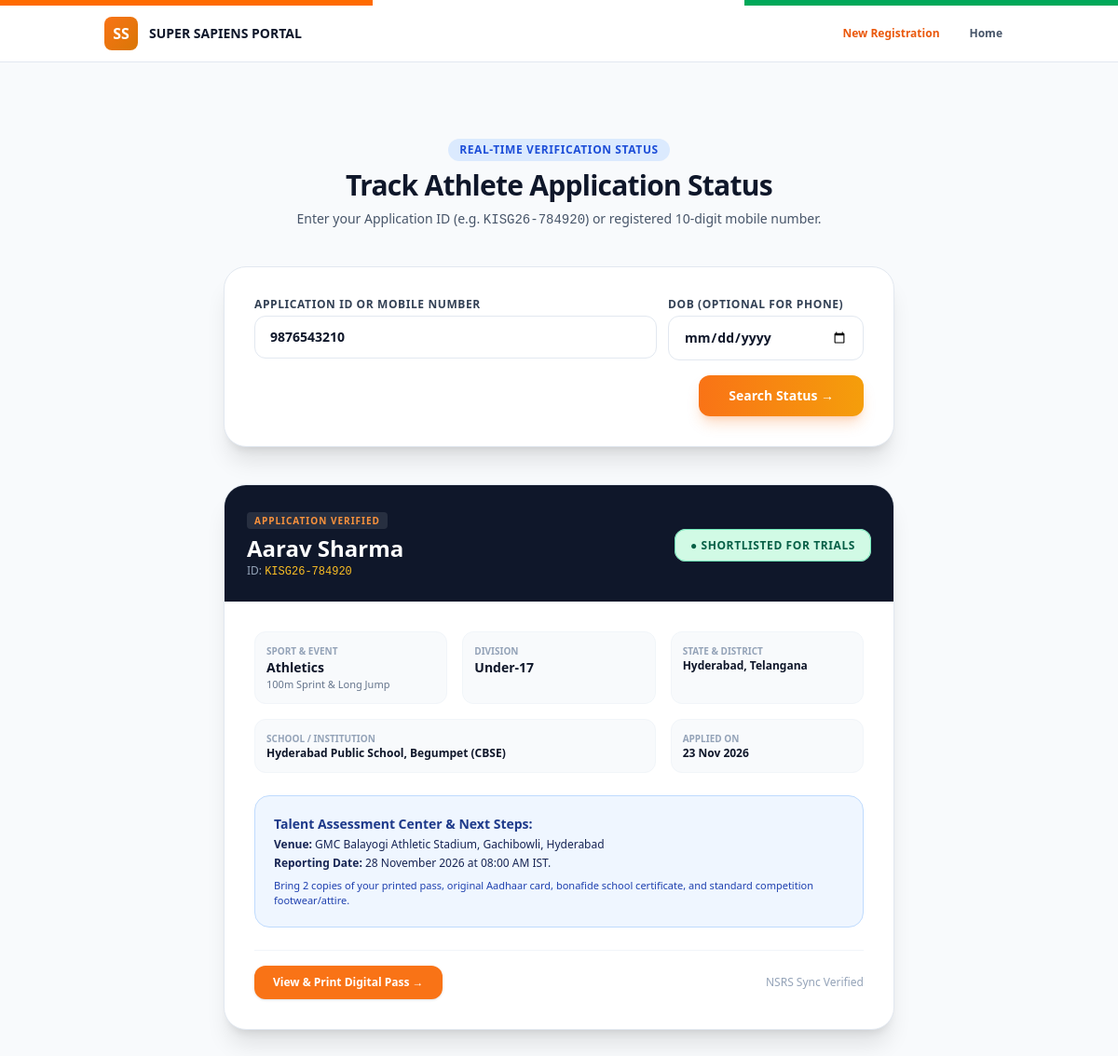
Screenshot of /status.php?app_id=9876543210 with the database file from the repository.
### tables this page shows
CREATE TABLE `athletes` (
  `id` INT UNSIGNED NOT NULL AUTO_INCREMENT,
  `application_id` VARCHAR(32) NOT NULL,
  `full_name` VARCHAR(120) NOT NULL,
  `dob` DATE NOT NULL,
  `gender` ENUM('Male', 'Female', 'Other') NOT NULL,
  `category` ENUM('General', 'OBC', 'SC', 'ST', 'EWS') DEFAULT 'General',
  `aadhaar_hash` CHAR(64) NOT NULL,
  `guardian_name` VARCHAR(120) NOT NULL,
  `phone` VARCHAR(20) NOT NULL,
  `email` VARCHAR(120) NOT NULL,
  `state` VARCHAR(80) NOT NULL,
  `district` VARCHAR(80) NOT NULL,
  `school_name` VARCHAR(200) NOT NULL,
  `board` VARCHAR(50) NOT NULL,
  `age_category` ENUM('Under-14', 'Under-17', 'Under-21') NOT NULL,
  `sport_discipline` VARCHAR(80) NOT NULL,
  `sub_event` VARCHAR(120) NOT NULL,
  `playing_experience` TINYINT UNSIGNED DEFAULT 1,
  `qualification_level` VARCHAR(80) NOT NULL,
  `achievement_details` TEXT DEFAULT NULL,
  `coach_name` VARCHAR(120) DEFAULT NULL,
  `coach_phone` VARCHAR(20) DEFAULT NULL,
  `certificate_no` VARCHAR(80) DEFAULT NULL,
  `status` ENUM('Under Review', 'Verified', 'Shortlisted for Trials', 'Selected for Scholarship', 'Rejected') DEFAULT 'Under Review',
  `trial_venue` VARCHAR(180) DEFAULT NULL,
  `trial_date` DATE DEFAULT NULL,
  `talent_score` DECIMAL(4,1) DEFAULT 88.5,
  `avatar_icon` VARCHAR(10) DEFAULT '🏃',
  `created_at` TIMESTAMP NOT NULL DEFAULT CURRENT_TIMESTAMP,
  `updated_at` TIMESTAMP NOT NULL DEFAULT CURRENT_TIMESTAMP ON UPDATE CURRENT_TIMESTAMP,
  PRIMARY KEY (`id`),
  UNIQUE KEY `uk_application_id` (`application_id`),
  UNIQUE KEY `uk_aadhaar_hash` (`aadhaar_hash`),
  KEY `idx_sport_discipline` (`sport_discipline`),
  KEY `idx_state_district` (`state`, `district`),
  KEY `idx_status` (`status`),
  KEY `idx_phone_dob` (`phone`, `dob`)
);

### config.php (called while the page is built, shortened)
<?php
function clean_input($data) {
    $data = trim($data);
    $data = stripslashes($data);
    $data = htmlspecialchars($data, ENT_QUOTES, 'UTF-8');
    return $data;
}

### status.php (the view, shortened to what this page needs)
<?php
require_once __DIR__ . '/config.php';
$search_query = clean_input($_GET['query'] ?? $_GET['app_id'] ?? '');
$dob_query    = clean_input($_GET['dob'] ?? '');
$athlete      = null;
if (!empty($search_query)) {
    try {
        if (strpos($search_query, 'KISG26-') === 0 || strlen($search_query) === 13) {
            $stmt = $pdo->prepare("SELECT * FROM athletes WHERE application_id = :query LIMIT 1");
            $stmt->execute([':query' => $search_query]);
            $athlete = $stmt->fetch();
        } else {
            $clean_phone = preg_replace('/\D/', '', $search_query);
            if (!empty($dob_query)) {
                $stmt = $pdo->prepare("SELECT * FROM athletes WHERE phone = :phone AND dob = :dob LIMIT 1");
                $stmt->execute([':phone' => $clean_phone, ':dob' => $dob_query]);
            } else {
                $stmt = $pdo->prepare("SELECT * FROM athletes WHERE phone = :phone LIMIT 1");
                $stmt->execute([':phone' => $clean_phone]);
            }
            $athlete = $stmt->fetch();
        }
    } catch (Exception $e) {
        $error_msg = "Database lookup error: " . $e->getMessage();
    }
}
?>
<!DOCTYPE html>
<html lang="en">
<head>
  <script src="https://cdn.tailwindcss.com"></script>
  <link rel="stylesheet" href="assets/css/style.css">
</head>
<body class="bg-slate-50 text-slate-900 font-sans antialiased selection:bg-orange-500 selection:text-white">
  <div class="gov-strip"></div>
  <header class="bg-white border-b border-slate-200 py-3">
    <div class="container mx-auto px-4 sm:px-6 flex items-center justify-between">
      <a href="index.php" class="flex items-center gap-3">
        <div class="w-9 h-9 rounded-lg bg-gradient-to-br from-orange-500 to-amber-600 text-white font-black flex items-center justify-center">SS</div>
        <span class="text-sm font-black text-slate-900 uppercase">Super Sapiens Portal</span>
      </a>
      <div class="flex items-center gap-2">
        <a href="register.php" class="text-xs font-bold text-orange-600 hover:text-orange-700 px-3 py-2">New Registration</a>
        <a href="index.php" class="text-xs font-bold text-slate-600 hover:text-slate-900 px-3 py-2">Home</a>
      </div>
    </div>
  </header>
  <main class="py-12 sm:py-20">
    <div class="container mx-auto px-4 sm:px-6 max-w-3xl">
      <div class="text-center mb-10">
        <span class="inline-block px-3 py-1 rounded-full text-xs font-extrabold uppercase tracking-wider bg-blue-100 text-blue-700 mb-2">
          Real-time Verification Status
        </span>
        <h2 class="text-3xl font-black text-slate-900 tracking-tight">
          Track Athlete Application Status
        </h2>
        <p class="text-slate-600 text-sm mt-2">
          Enter your Application ID (e.g. <code>KISG26-784920</code>) or registered 10-digit mobile number.
        </p>
      </div>
      <div class="bg-white p-6 sm:p-8 rounded-3xl border border-slate-200 shadow-xl mb-10">
        <form method="GET" action="status.php" class="space-y-4">
          <div class="grid grid-cols-1 sm:grid-cols-3 gap-3">
            <div class="sm:col-span-2">
              <label for="query" class="block text-xs font-bold uppercase tracking-wider text-slate-700 mb-1">
                Application ID or Mobile Number
              </label>
              <input type="text" id="query" name="query" required value="<?php echo htmlspecialchars($search_query); ?>" placeholder="e.g. KISG26-784920 or 9876543210"
                class="w-full px-4 py-3 rounded-xl border border-slate-200 focus:border-orange-500 focus:ring-orange-500 text-sm font-semibold">
            </div>
            <div>
              <label for="dob" class="block text-xs font-bold uppercase tracking-wider text-slate-700 mb-1">
                DOB (Optional for Phone)
              </label>
              <input type="date" id="dob" name="dob" value="<?php echo htmlspecialchars($dob_query); ?>"
                class="w-full px-4 py-3 rounded-xl border border-slate-200 focus:border-orange-500 focus:ring-orange-500 text-sm font-semibold">
            </div>
          </div>
          <div class="flex justify-end">
            <button type="submit" class="w-full sm:w-auto px-8 py-3 bg-gradient-to-r from-orange-500 to-amber-500 hover:from-orange-600 hover:to-amber-600 text-white font-bold text-sm rounded-xl shadow-lg shadow-orange-500/25 transition">
              Search Status →
            </button>
          </div>
        </form>
      </div>
      <?php if ($athlete): ?>
        <div class="bg-white rounded-3xl border border-slate-200 shadow-xl overflow-hidden mb-8">
          <div class="p-6 bg-slate-900 text-white flex flex-col sm:flex-row items-start sm:items-center justify-between gap-4">
            <div>
              <span class="text-[10px] font-extrabold uppercase tracking-widest text-orange-400 bg-white/10 px-2 py-0.5 rounded">
                Application Verified
              </span>
              <h3 class="text-2xl font-black mt-1"><?php echo htmlspecialchars($athlete['full_name']); ?></h3>
              <p class="text-xs text-slate-400">ID: <span class="font-mono text-amber-400"><?php echo htmlspecialchars($athlete['application_id']); ?></span></p>
            </div>
            <div>
              <?php
                $status_class = 'bg-amber-100 text-amber-800 border-amber-300';
                if ($athlete['status'] === 'Shortlisted for Trials') $status_class = 'bg-emerald-100 text-emerald-800 border-emerald-300';
              ?>
              <span class="px-4 py-2 rounded-xl text-xs font-black uppercase tracking-wider border <?php echo $status_class; ?>">
                ● <?php echo htmlspecialchars($athlete['status']); ?>
              </span>
            </div>
          </div>
          <div class="p-6 sm:p-8 space-y-6">
            <div class="grid grid-cols-2 sm:grid-cols-3 gap-4 text-xs">
              <div class="p-3 rounded-xl bg-slate-50 border border-slate-100">
                <span class="text-slate-400 uppercase font-bold block text-[10px]">Sport & Event</span>
                <span class="font-bold text-slate-900 text-sm"><?php echo htmlspecialchars($athlete['sport_discipline']); ?></span>
                <span class="text-slate-500 block text-[11px]"><?php echo htmlspecialchars($athlete['sub_event']); ?></span>
              </div>
              <div class="p-3 rounded-xl bg-slate-50 border border-slate-100">
                <span class="text-slate-400 uppercase font-bold block text-[10px]">Division</span>
                <span class="font-bold text-slate-900 text-sm"><?php echo htmlspecialchars($athlete['age_category']); ?></span>
              </div>
              <div class="p-3 rounded-xl bg-slate-50 border border-slate-100">
                <span class="text-slate-400 uppercase font-bold block text-[10px]">State & District</span>
                <span class="font-bold text-slate-900"><?php echo htmlspecialchars($athlete['district']); ?>, <?php echo htmlspecialchars($athlete['state']); ?></span>
              </div>
              <div class="sm:col-span-2 p-3 rounded-xl bg-slate-50 border border-slate-100">
                <span class="text-slate-400 uppercase font-bold block text-[10px]">School / Institution</span>
                <span class="font-bold text-slate-900"><?php echo htmlspecialchars($athlete['school_name']); ?> (<?php echo htmlspecialchars($athlete['board']); ?>)</span>
              </div>
              <div class="p-3 rounded-xl bg-slate-50 border border-slate-100">
                <span class="text-slate-400 uppercase font-bold block text-[10px]">Applied On</span>
                <span class="font-bold text-slate-900"><?php echo date('d M Y', strtotime($athlete['created_at'])); ?></span>
              </div>
            </div>
            <div class="p-5 rounded-2xl bg-blue-50 border border-blue-200 text-xs text-blue-950">
              <h4 class="font-bold text-sm text-blue-900 mb-1">Talent Assessment Center & Next Steps:</h4>
              <p>
                <strong>Venue:</strong> <?php echo htmlspecialchars($athlete['trial_venue'] ?? 'To be notified via SMS to ' . $athlete['phone']); ?>
              </p>
              <?php if (!empty($athlete['trial_date'])): ?>
                <p class="mt-1">
                  <strong>Reporting Date:</strong> <?php echo date('d F Y', strtotime($athlete['trial_date'])); ?> at 08:00 AM IST.
                </p>
              <?php endif; ?>
              <p class="text-blue-800 text-[11px] mt-2">
                Bring 2 copies of your printed pass, original Aadhaar card, bonafide school certificate, and standard competition footwear/attire.
              </p>
            </div>
            <div class="flex items-center justify-between pt-4 border-t border-slate-100">
              <a href="success.php?app_id=<?php echo urlencode($athlete['application_id']); ?>" class="px-5 py-2.5 bg-orange-500 hover:bg-orange-600 text-white font-bold text-xs rounded-xl shadow transition">
                View & Print Digital Pass →
              </a>
              <span class="text-xs text-slate-400">NSRS Sync Verified</span>
            </div>
          </div>
        </div>
      <?php endif; ?>
    </div>
  </main>
</body>
</html>

### assets/css/style.css (style rules this page uses)
:root { --color-primary: #FF6B00; --color-primary-dark: #E05300; --color-primary-light: #FFF2E8; --color-secondary: #00A859; --color-navy: #0F172A; --color-navy-dark: #070B14; --color-navy-card: #1E293B; --color-gold: #F59E0B; --color-blue-accent: #2563EB; --color-bg-light: #F8FAFC; --color-text-main: #0F172A; --color-text-muted: #64748B; --font-family: 'Inter', -apple-system, BlinkMacSystemFont, 'Segoe UI', Roboto, sans-serif; }
* { box-sizing: border-box; margin: 0; padding: 0; }
body { font-family: var(--font-family); background-color: var(--color-bg-light); color: var(--color-text-main); line-height: 1.6; -webkit-font-smoothing: antialiased; overflow-x: hidden; }
.container { width: 100%; max-width: 1240px; margin-left: auto; margin-right: auto; padding-left: 1.25rem; padding-right: 1.25rem; }
.gov-strip { height: 6px; background: linear-gradient(90deg, #FF6B00 0%, #FF6B00 33.3%, #FFFFFF 33.3%, #FFFFFF 66.6%, #00A859 66.6%, #00A859 100%); }

### rows the page displays
athletes: full_name "Aarav Sharma", application "KISG26-784920", status "SHORTLISTED FOR TRIALS", sport_discipline "Athletics", sub_event "100m Sprint & Long Jump", age_category "Under-17", district "Hyderabad", state "Telangana", school_name "Hyderabad Public School, Begumpet", board "CBSE", created_at "23 Nov 2026", trial_venue "GMC Balayogi Athletic Stadium, Gachibowli, Hyderabad", trial_date "28 November 2026"
